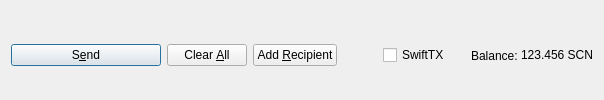
         <widget class="QFrame" name="frame_Send">
          <layout class="QHBoxLayout" name="horizontalLayout">
           <property name="bottomMargin">
            <number>0</number>
           </property>
           <item>
            <widget class="QPushButton" name="sendButton">
             <property name="minimumSize">
              <size>
               <width>150</width>
               <height>0</height>
              </size>
             </property>
             <property name="toolTip">
              <string>Confirm the send action</string>
             </property>
             <property name="text">
              <string>S&amp;end</string>
             </property>
             <property name="icon">
              <iconset resource="../securecloud.qrc">
               <normaloff>:/icons/send</normaloff>:/icons/send</iconset>
             </property>
             <property name="autoDefault">
              <bool>false</bool>
             </property>
             <property name="default">
              <bool>true</bool>
             </property>
            </widget>
           </item>
           <item>
            <widget class="QPushButton" name="clearButton">
             <property name="sizePolicy">
              <sizepolicy hsizetype="Minimum" vsizetype="Fixed">
               <horstretch>0</horstretch>
               <verstretch>0</verstretch>
              </sizepolicy>
             </property>
             <property name="toolTip">
              <string>Clear all fields of the form.</string>
             </property>
             <property name="text">
              <string>Clear &amp;All</string>
             </property>
             <property name="icon">
              <iconset resource="../securecloud.qrc">
               <normaloff>:/icons/remove</normaloff>:/icons/remove</iconset>
             </property>
             <property name="autoDefault">
              <bool>false</bool>
             </property>
            </widget>
           </item>
           <item>
            <widget class="QPushButton" name="addButton">
             <property name="toolTip">
              <string>Send to multiple recipients at once</string>
             </property>
             <property name="text">
              <string>Add &amp;Recipient</string>
             </property>
             <property name="icon">
              <iconset resource="../securecloud.qrc">
               <normaloff>:/icons/add</normaloff>:/icons/add</iconset>
             </property>
             <property name="autoDefault">
              <bool>false</bool>
             </property>
            </widget>
           </item>
           <item>
            <spacer name="horizontalSpacer">
             <property name="orientation">
              <enum>Qt::Horizontal</enum>
             </property>
             <property name="sizeHint" stdset="0">
              <size>
               <width>40</width>
               <height>20</height>
              </size>
             </property>
            </spacer>
           </item>
           <item>
            <layout class="QHBoxLayout" name="horizontalLayout_2">
             <property name="spacing">
              <number>3</number>
             </property>
             <item>
              <widget class="QCheckBox" name="checkSwiftTX">
               <property name="enabled">
                <bool>true</bool>
               </property>
               <property name="minimumSize">
                <size>
                 <width>85</width>
                 <height>0</height>
                </size>
               </property>
               <property name="text">
                <string>SwiftTX</string>
               </property>
              </widget>
             </item>
             <item>
              <widget class="QLabel" name="label">
               <property name="text">
                <string>Balance:</string>
               </property>
              </widget>
             </item>
             <item>
              <widget class="QLabel" name="labelBalance">
               <property name="sizePolicy">
                <sizepolicy hsizetype="Preferred" vsizetype="Fixed">
                 <horstretch>0</horstretch>
                 <verstretch>0</verstretch>
                </sizepolicy>
               </property>
               <property name="cursor">
                <cursorShape>IBeamCursor</cursorShape>
               </property>
               <property name="text">
                <string notr="true">123.456 SCN</string>
               </property>
               <property name="textInteractionFlags">
                <set>Qt::LinksAccessibleByMouse|Qt::TextSelectableByKeyboard|Qt::TextSelectableByMouse</set>
               </property>
              </widget>
             </item>
            </layout>
           </item>
          </layout>
         </widget>
